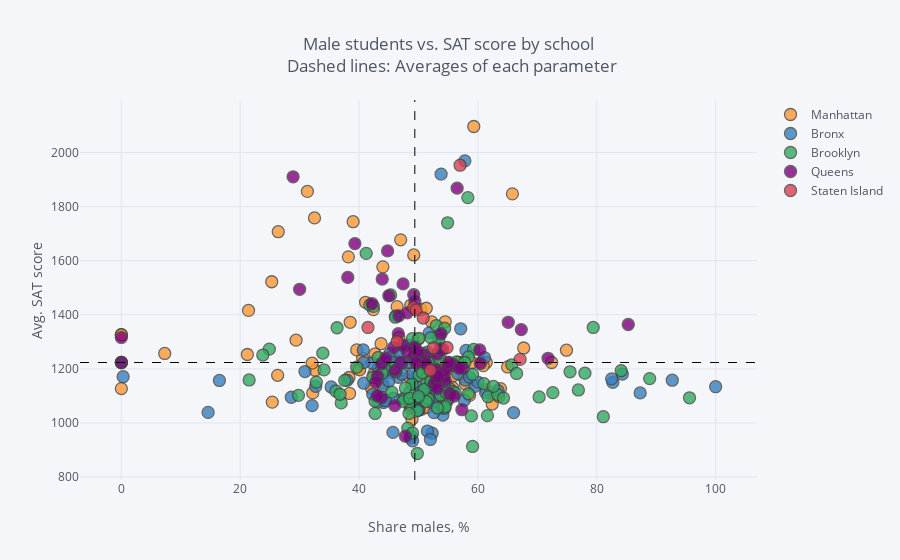

Source (notebook cell):
### Markdown cell above
1. These schools appears to be very selective liberal arts schools that have high academic standards.

2. Only Manhattan and Queens high schools have > 60% female and scored above 1400. Females in the remaining boroughs may have limited access to good education. If we reduced female  % to 50 and kept > 1400 SAT Scores, it would only return 4 more schools in Brooklyn. 

3. More than 50% of schools in Brooklyn and Bronx fall under the average SAT score (~1200).

### Code cell
combined.iplot(
        x='male_per',
        y='sat_score',
        categories='boro',
        text="SCHOOL NAME",
        vline= {"x":combined["male_per"].mean(),
                "color":"#000000",
                "dash": "dash"
               },
        hline={"y":combined["sat_score"].mean(),
               "color":"#000000",
               "dash": "dash"
              },
        xTitle='Share males, %',
        yTitle='Avg. SAT score',
        title='Male students vs. SAT score by school <br> Dashed lines: Averages of each parameter'
    )
print("Recommendation: Click the legend to view by boroughs")

### Figure 1 — Plotly figure (JSON) as saved in the notebook; plotly's stock layout.template omitted (floating-point values rounded to 4 significant figures)
{"data": [{"marker": {"color": "rgba(255, 153, 51, 1.0)", "line": {"width": 1.3}, "opacity": 0.8, "size": 12, "symbol": "circle"}, "mode": "markers", "name": "Manhattan", "text": ["HENRY STREET SCHOOL FOR INTERNATIONAL STUDIES", "UNIVERSITY NEIGHBORHOOD HIGH SCHOOL", "EAST SIDE COMMUNITY SCHOOL", "MARTA VALLE HIGH SCHOOL", "NEW EXPLORATIONS INTO SCIENCE, TECHNOLOGY AND MATH HIGH SCHOOL", "BARD HIGH SCHOOL EARLY COLLEGE", "47 THE AMERICAN SIGN LANGUAGE AND ENGLISH SECONDARY SCHOOL", "FOOD AND FINANCE HIGH SCHOOL", "ESSEX STREET ACADEMY", "HIGH SCHOOL OF HOSPITALITY MANAGEMENT", "PACE HIGH SCHOOL", "URBAN ASSEMBLY SCHOOL OF DESIGN AND CONSTRUCTION, THE", "FACING HISTORY SCHOOL, THE", "URBAN ASSEMBLY ACADEMY OF GOVERNMENT AND LAW, THE", "LOWER MANHATTAN ARTS ACADEMY", "URBAN ASSEMBLY SCHOOL OF BUSINESS FOR YOUNG WOMEN, THE", "GRAMERCY ARTS HIGH SCHOOL", "NYC ISCHOOL", "MANHATTAN BUSINESS ACADEMY", "BUSINESS OF SPORTS SCHOOL", "THE HIGH SCHOOL FOR LANGUAGE AND DIPLOMACY", "HIGH SCHOOL FOR ENVIRONMENTAL STUDIES", "PROFESSIONAL PERFORMING ARTS HIGH SCHOOL", "BARUCH COLLEGE CAMPUS HIGH SCHOOL", "N.Y.C. LAB SCHOOL FOR COLLABORATIVE STUDIES", "N.Y.C. MUSEUM SCHOOL", "ELEANOR ROOSEVELT HIGH SCHOOL", "MILLENNIUM HIGH SCHOOL", "LANDMARK HIGH SCHOOL", "HIGH SCHOOL FOR HEALTH PROFESSIONS AND HUMAN SERVICES", "LEADERSHIP AND PUBLIC SERVICE HIGH SCHOOL", "MANHATTAN ACADEMY FOR ARTS & LANGUAGE", "HUDSON HIGH SCHOOL OF LEARNING TECHNOLOGIES", "INTERNATIONAL HIGH SCHOOL AT UNION SQUARE", "MANHATTAN VILLAGE ACADEMY", "VANGUARD HIGH SCHOOL", "MANHATTAN INTERNATIONAL HIGH SCHOOL", "STUYVESANT HIGH SCHOOL", "HIGH SCHOOL OF ECONOMICS AND FINANCE", "UNITY CENTER FOR URBAN TECHNOLOGIES", "TALENT UNLIMITED HIGH SCHOOL", "MURRY BERGTRAUM HIGH SCHOOL FOR BUSINESS CAREERS", "JACQUELINE KENNEDY ONASSIS HIGH SCHOOL", "REPERTORY COMPANY HIGH SCHOOL FOR THEATRE ARTS", "MANHATTAN BRIDGES HIGH SCHOOL", "NEW DESIGN HIGH SCHOOL", "HIGH SCHOOL FOR DUAL LANGUAGE AND ASIAN STUDIES", "THE URBAN ASSEMBLY NEW YORK HARBOR SCHOOL", "RICHARD R. GREEN HIGH SCHOOL OF TEACHING", "THE HIGH SCHOOL OF FASHION INDUSTRIES", "HUMANITIES PREPARATORY ACADEMY", "CHELSEA CAREER AND TECHNICAL EDUCATION HIGH SCHOOL", "ART AND DESIGN HIGH SCHOOL", "LIFE SCIENCES SECONDARY SCHOOL", "HIGH SCHOOL FOR ARTS, IMAGINATION AND INQUIRY", "URBAN ASSEMBLY SCHOOL FOR MEDIA STUDIES, THE", "THE URBAN ASSEMBLY SCHOOL FOR GREEN CAREERS", "THE GLOBAL LEARNING COLLABORATIVE", "WADLEIGH SECONDARY SCHOOL FOR THE PERFORMING & VISUAL ARTS", "FRANK MCCOURT HIGH SCHOOL", "BEACON HIGH SCHOOL", "FIORELLO H. LAGUARDIA HIGH SCHOOL OF MUSIC & ART AND PERFORMING ARTS", "HIGH SCHOOL FOR LAW, ADVOCACY AND COMMUNITY JUSTICE", "HIGH SCHOOL OF ARTS AND TECHNOLOGY", "MANHATTAN / HUNTER SCIENCE HIGH SCHOOL", "FREDERICK DOUGLASS ACADEMY II SECONDARY SCHOOL", "COALITION SCHOOL FOR SOCIAL CHANGE", "MANHATTAN CENTER FOR SCIENCE AND MATHEMATICS", "PARK EAST HIGH SCHOOL", "CENTRAL PARK EAST HIGH SCHOOL", "YOUNG WOMEN'S LEADERSHIP SCHOOL", "YOUNG WOMEN'S LEADERSHIP SCHOOL", "HERITAGE SCHOOL, THE", "MOTT HALL HIGH SCHOOL", "COLUMBIA SECONDARY SCHOOL FOR MATH, SCIENCE, AND ENGINEERING", "ACADEMY FOR SOCIAL ACTION: A COLLEGE BOARD SCHOOL", "URBAN ASSEMBLY SCHOOL FOR THE PERFORMING ARTS", "FREDERICK DOUGLASS ACADEMY", "THURGOOD MARSHALL ACADEMY FOR LEARNING AND SOCIAL CHANGE", "HIGH SCHOOL FOR MATHEMATICS, SCIENCE AND ENGINEERING AT CITY COLLEGE", "CITY COLLEGE ACADEMY OF THE ARTS", "COMMUNITY HEALTH ACADEMY OF THE HEIGHTS", "WASHINGTON HEIGHTS EXPEDITIONARY LEARNING SCHOOL", "HIGH SCHOOL FOR EXCELLENCE AND INNOVATION", "HIGH SCHOOL FOR INTERNATIONAL BUSINESS AND FINANCE", "HIGH SCHOOL FOR MEDIA AND COMMUNICATIONS", "HIGH SCHOOL FOR LAW AND PUBLIC SERVICE", "HIGH SCHOOL FOR HEALTH CAREERS AND SCIENCES", "A. PHILIP RANDOLPH CAMPUS HIGH SCHOOL", "GREGORIO LUPERON HIGH SCHOOL FOR SCIENCE AND MATHEMATICS"], "textfont": {"color": "#4D5663"}, "type": "scatter", "x": [61.4, 57.4, 54.7, 46.3, 49.2, 31.3, 42.5, 45, 53.4, 32.2, 43.7, 74.9, 50.6, 43.9, 39.9, 0, 26.3, 48.7, 59, 72.4, 48, 50.4, 25.3, 44, 47, 42.4, 32.5, 38.2, 48.5, 29.4, 46.1, 54.9, 60.6, 61.4, 38.5, 46.2, 44.3, 59.3, 54.5, 62.4, 21.4, 49.1, 40.6, 21.2, 51.4, 38.3, 51.3, 60.9, 32.6, 7.3, 42.7, 65, 46.7, 51.6, 55.7, 57.9, 56.9, 51.4, 38.4, 46.6, 39, 26.4, 40.1, 67.7, 41.1, 54.2, 44.4, 46.4, 42.1, 32.1, 0, 0, 48.6, 53.5, 49.6, 48.7, 25.4, 52.2, 44.1, 65.8, 39.6, 52.3, 55.8, 52.8, 63.8, 63.5, 58.6, 52.7, 49.9, 48.9], "y": [1122, 1172, 1149, 1207, 1621, 1856, 1182, 1194, 1156, 1111, 1293, 1269, 1051, 1148, 1200, 1127, 1176, 1435, 1223.0, 1223.0, 1223.0, 1419, 1522, 1577, 1677, 1419, 1758, 1614, 1170, 1306, 1233, 1223.0, 1223.0, 1223.0, 1372, 1199, 1227, 2096, 1374, 1070, 1416, 1240, 1239, 1253, 1058, 1168, 1424, 1212, 1195, 1257, 1255, 1207, 1315, 1236, 1132, 1144, 1223.0, 1223.0, 1109, 1223.0, 1744, 1707, 1196, 1277, 1446, 1096, 1084, 1430, 1128, 1221, 1326, 1326, 1054, 1210, 1223.0, 1062, 1077, 1374, 1202, 1847, 1270, 1105, 1174, 1223.0, 1127, 1098, 1102, 1224, 1309, 1014]}, {"marker": {"color": "rgba(55, 128, 191, 1.0)", "line": {"width": 1.3}, "opacity": 0.8, "size": 12, "symbol": "circle"}, "mode": "markers", "name": "Bronx", "text": ["SOUTH BRONX PREPARATORY: A COLLEGE BOARD SCHOOL", "INTERNATIONAL COMMUNITY HIGH SCHOOL", "COMMUNITY SCHOOL FOR SOCIAL JUSTICE", "MOTT HAVEN VILLAGE PREPARATORY HIGH SCHOOL", "UNIVERSITY HEIGHTS SECONDARY SCHOOL", "HOSTOSsLINCOLN ACADEMY OF SCIENCE", "FOREIGN LANGUAGE ACADEMY OF GLOBAL STUDIES", "BRONX LEADERSHIP ACADEMY II HIGH SCHOOL", "NEW EXPLORERS HIGH SCHOOL", "URBAN ASSEMBLY SCHOOL FOR CAREERS IN SPORTS", "BRONX ACADEMY OF LETTERS", "ALFRED E. SMITH CAREER AND TECHNICAL EDUCATION HIGH SCHOOL", "HEALTH OPPORTUNITIES HIGH SCHOOL", "BRONX STUDIO SCHOOL FOR WRITERS AND ARTISTS", "WOMEN'S ACADEMY OF EXCELLENCE", "RENAISSANCE HIGH SCHOOL FOR MUSICAL THEATER & TECHNOLOGY", "PABLO NERUDA ACADEMY FOR ARCHITECTURE AND WORLD STUDIES", "MILLENNIUM ART ACADEMY", "HOLCOMBE L. RUCKER SCHOOL OF COMMUNITY RESEARCH", "ANTONIA PANTOJA PREPARATORY ACADEMY, A COLLEGE BOARD SCHOOL", "HERBERT H. LEHMAN HIGH SCHOOL", "BRONX BRIDGES HIGH SCHOOL", "FELISA RINCON DE GAUTIER INSTITUTE FOR LAW AND PUBLIC POLICY, THE", "BANANA KELLY HIGH SCHOOL", "BRONX EXPEDITIONARY LEARNING HIGH SCHOOL", "EAGLE ACADEMY FOR YOUNG MEN", "URBAN ASSEMBLY SCHOOL FOR APPLIED MATH AND SCIENCE, THE", "EXIMIUS COLLEGE PREPARATORY ACADEMY: A COLLEGE BOARD SCHOOL", "MOTT HALL BRONX HIGH SCHOOL", "BRONX CENTER FOR SCIENCE AND MATHEMATICS", "VALIDUS PREPARATORY ACADEMY: AN EXPEDITIONARY LEARNING SCHOOL", "LEADERSHIP INSTITUTE", "MORRIS ACADEMY FOR COLLABORATIVE STUDIES", "BRONX EARLY COLLEGE ACADEMY FOR TEACHING & LEARNING", "DREAMYARD PREPARATORY SCHOOL", "ACADEMY FOR LANGUAGE AND TECHNOLOGY", "BRONX INTERNATIONAL HIGH SCHOOL", "SCHOOL FOR EXCELLENCE", "BRONX HIGH SCHOOL OF BUSINESS", "BRONX HIGH SCHOOL FOR MEDICAL SCIENCE", "BRONX SCHOOL FOR LAW, GOVERNMENT AND JUSTICE", "FREDERICK DOUGLASS ACADEMY III SECONDARY SCHOOL", "BRONX LEADERSHIP ACADEMY HIGH SCHOOL", "HIGH SCHOOL FOR VIOLIN AND DANCE", "RIVERDALE / KINGSBRIDGE ACADEMY (MIDDLE SCHOOL / HIGH SCHOOL 141)", "BRONX ENGINEERING AND TECHNOLOGY ACADEMY", "THEATRE ARTS PRODUCTION COMPANY SCHOOL", "THE MARIE CURIE SCHOOL FOR MEDICINE, NURSING, AND HEALTH PROFESSIONS", "WEST BRONX ACADEMY FOR THE FUTURE", "KINGSBRIDGE INTERNATIONAL HIGH SCHOOL", "BRONX SCHOOL OF LAW AND FINANCE", "INTERNATIONAL SCHOOL FOR LIBERAL ARTS", "INsTECH ACADEMY (M.S. / HIGH SCHOOL 368)", "KNOWLEDGE AND POWER PREPARATORY ACADEMY INTERNATIONAL HIGH SCHOOL (KAPPA)", "HIGH SCHOOL FOR TEACHING AND THE PROFESSIONS", "BELMONT PREPARATORY HIGH SCHOOL", "FORDHAM HIGH SCHOOL FOR THE ARTS", "FORDHAM LEADERSHIP ACADEMY FOR BUSINESS AND TECHNOLOGY", "BRONX HIGH SCHOOL FOR LAW AND COMMUNITY SERVICE", "DEWITT CLINTON HIGH SCHOOL", "CELIA CRUZ BRONX HIGH SCHOOL OF MUSIC, THE", "BRONX HIGH SCHOOL OF SCIENCE", "MARBLE HILL HIGH SCHOOL FOR INTERNATIONAL STUDIES", "BRONX THEATRE HIGH SCHOOL", "DISCOVERY HIGH SCHOOL", "HIGH SCHOOL OF AMERICAN STUDIES AT LEHMAN COLLEGE", "BRONX HEALTH SCIENCES HIGH SCHOOL", "BRONX HIGH SCHOOL FOR WRITING AND COMMUNICATION ARTS", "BRONX LAB SCHOOL", "ACADEMY FOR SCHOLARSHIP AND ENTREPRENEURSHIP: A COLLEGE BOARD SCHOOL", "HIGH SCHOOL OF COMPUTERS AND TECHNOLOGY", "COLLEGIATE INSTITUTE FOR MATH AND SCIENCE", "BRONX ACADEMY OF HEALTH CAREERS", "ASTOR COLLEGIATE ACADEMY", "BRONX HIGH SCHOOL FOR THE VISUAL ARTS", "HARRY S TRUMAN HIGH SCHOOL", "NEW WORLD HIGH SCHOOL", "THE BRONXWOOD PREPARATORY ACADEMY", "PELHAM PREPARATORY ACADEMY", "HIGH SCHOOL FOR CONTEMPORARY ARTS", "BRONX AEROSPACE HIGH SCHOOL", "METROPOLITAN HIGH SCHOOL, THE", "EXPLORATIONS ACADEMY", "BRONX LATIN", "EAST BRONX ACADEMY FOR THE FUTURE", "PEACE AND DIVERSITY ACADEMY", "PAN AMERICAN INTERNATIONAL HIGH SCHOOL AT MONROE", "THE CINEMA SCHOOL", "BRONX CAREER AND COLLEGE PREPARATORY HIGH SCHOOL", "HIGH SCHOOL OF WORLD CULTURES", "FANNIE LOU HAMER FREEDOM HIGH SCHOOL", "WINGS ACADEMY", "MONROE ACADEMY FOR VISUAL ARTS & DESIGN"], "textfont": {"color": "#4D5663"}, "type": "scatter", "x": [47.4, 48.6, 49.2, 50.1, 43.2, 45.2, 45.3, 54, 57.7, 84.3, 44.5, 92.7, 28.6, 44, 0.3, 38, 66, 49.2, 49.2, 47, 61.1, 52.3, 43, 49.9, 50.1, 100, 49.3, 46.6, 45.8, 46.2, 44.1, 52.2, 53.8, 48.5, 44.1, 48.8, 45.7, 52.3, 54.9, 42.2, 45.9, 51.5, 43.3, 14.6, 51.8, 82.7, 30.9, 16.5, 57.9, 52.3, 56.6, 49, 48.9, 47.2, 42.3, 47.2, 43.2, 63.4, 44.4, 51.1, 40.7, 57.8, 46.7, 32.1, 52.4, 53.8, 35.3, 40.8, 59.5, 52, 87.3, 57.1, 32.7, 58.6, 58, 60, 50, 61.3, 48.1, 55.3, 82.5, 54, 50.8, 49.8, 53, 45, 51.5, 40.8, 44.3, 52, 54.1, 53.7, 52.6], "y": [1090, 945, 1077, 1097, 1201, 1257, 1186, 1103, 1084, 1181, 1201, 1158, 1095, 1223.0, 1171, 1158, 1038, 1164, 1084, 1223.0, 1241, 1223.0, 1099, 1131, 1049, 1134, 1290, 1169, 1092, 1396, 1075, 1081, 1148, 1223.0, 1138, 951, 965, 1074, 1083, 1221, 1224, 1121, 1166, 1039, 1333, 1150, 1190, 1157, 1158, 962, 1182, 934, 1181, 1180, 1106, 1222, 1077, 1119, 1082, 1255, 1270, 1969, 1263, 1064, 1115, 1920, 1133, 1147, 1135, 1141, 1111, 1348, 1135, 1169, 1268, 1151, 1048, 1112, 1288, 1126, 1163, 1055, 1122, 1251, 1102, 1155, 970, 1223.0, 1223.0, 939, 1029, 1114, 1038]}, {"marker": {"color": "rgba(50, 171, 96, 1.0)", "line": {"width": 1.3}, "opacity": 0.8, "size": 12, "symbol": "circle"}, "mode": "markers", "name": "Brooklyn", "text": ["DR. SUSAN S. MCKINNEY SECONDARY SCHOOL OF THE ARTS", "URBAN ASSEMBLY HIGH SCHOOL OF MUSIC AND ART", "BROOKLYN COMMUNITY HIGH SCHOOL OF COMMUNICATION, ARTS AND MEDIA", "SCIENCE SKILLS CENTER HIGH SCHOOL FOR SCIENCE, TECHNOLOGY AND THE CREATIVE ARTS", "BROOKLYN TECHNICAL HIGH SCHOOL", "BROOKLYN INTERNATIONAL HIGH SCHOOL", "THE URBAN ASSEMBLY SCHOOL FOR LAW AND JUSTICE", "ACORN COMMUNITY HIGH SCHOOL", "URBAN ASSEMBLY INSTITUTE OF MATH AND SCIENCE FOR YOUNG WOMEN", "BEDFORD ACADEMY HIGH SCHOOL", "GEORGE WESTINGHOUSE CAREER AND TECHNICAL EDUCATION HIGH SCHOOL", "BENJAMIN BANNEKER ACADEMY", "CITY POLYTECHNIC HIGH SCHOOL OF ENGINEERING, ARCHITECTURE, AND TECHNOLOGY", "JUAN MOREL CAMPOS SECONDARY SCHOOL", "FOUNDATIONS ACADEMY", "BROOKLYN LATIN SCHOOL, THE", "GREEN SCHOOL: AN ACADEMY FOR ENVIRONMENTAL CAREERS", "PROGRESS HIGH SCHOOL FOR PROFESSIONAL CAREERS", "SCHOOL FOR LEGAL STUDIES", "THE HIGH SCHOOL FOR ENTERPRISE, BUSINESS AND TECHNOLOGY", "BROOKLYN PREPARATORY HIGH SCHOOL", "WILLIAMSBURG HIGH SCHOOL FOR ARCHITECTURE AND DESIGN", "WILLIAMSBURG PREPARATORY SCHOOL", "LYONS COMMUNITY SCHOOL", "AUTOMOTIVE HIGH SCHOOL", "FRANCES PERKINS ACADEMY", "EL PUENTE ACADEMY FOR PEACE AND JUSTICE", "BROOKLYN SCHOOL FOR GLOBAL STUDIES", "BROOKLYN SECONDARY SCHOOL FOR COLLABORATIVE STUDIES", "SECONDARY SCHOOL FOR LAW", "SECONDARY SCHOOL FOR JOURNALISM", "PARK SLOPE COLLEGIATE", "SCHOOL FOR INTERNATIONAL STUDIES", "COBBLE HILL SCHOOL OF AMERICAN STUDIES", "BROOKLYN HIGH SCHOOL OF THE ARTS", "SUNSET PARK HIGH SCHOOL", "FREDERICK DOUGLASS ACADEMY IV SECONDARY SCHOOL", "BOYS AND GIRLS HIGH SCHOOL", "BROOKLYN HIGH SCHOOL FOR LAW AND TECHNOLOGY", "THE BROOKLYN ACADEMY OF GLOBAL FINANCE", "ACADEMY FOR COLLEGE PREPARATION AND CAREER EXPLORATION: A COLLEGE BOARD SCHOOL", "ACADEMY OF HOSPITALITY AND TOURISM", "INTERNATIONAL HIGH SCHOOL AT PROSPECT HEIGHTS", "THE HIGH SCHOOL FOR GLOBAL CITIZENSHIP", "SCHOOL FOR HUMAN RIGHTS, THE", "SCHOOL FOR DEMOCRACY AND LEADERSHIP", "HIGH SCHOOL FOR YOUTH AND COMMUNITY DEVELOPMENT AT ERASMUS", "HIGH SCHOOL FOR SERVICE & LEARNING AT ERASMUS", "SCIENCE, TECHNOLOGY AND RESEARCH EARLY COLLEGE HIGH SCHOOL AT ERASMUS", "HIGH SCHOOL FOR PUBLIC SERVICE: HEROES OF TOMORROW", "BROOKLYN ACADEMY OF SCIENCE AND THE ENVIRONMENT", "BROOKLYN SCHOOL FOR MUSIC & THEATRE", "MEDGAR EVERS COLLEGE PREPARATORY SCHOOL", "CLARA BARTON HIGH SCHOOL", "IT TAKES A VILLAGE ACADEMY", "BROOKLYN GENERATION SCHOOL", "BROOKLYN THEATRE ARTS HIGH SCHOOL", "KURT HAHN EXPEDITIONARY LEARNING SCHOOL", "VICTORY COLLEGIATE HIGH SCHOOL", "ARTS & MEDIA PREPARATORY ACADEMY", "HIGH SCHOOL FOR INNOVATION IN ADVERTISING AND MEDIA", "CULTURAL ACADEMY FOR THE ARTS AND SCIENCES", "HIGH SCHOOL FOR MEDICAL PROFESSIONS", "ACADEMY FOR CONSERVATION AND THE ENVIRONMENT", "URBAN ACTION ACADEMY", "EAST NEW YORK FAMILY ACADEMY", "FDNY HIGH SCHOOL FOR FIRE AND LIFE SAFETY", "HIGH SCHOOL FOR CIVIL RIGHTS", "PERFORMING ARTS AND TECHNOLOGY HIGH SCHOOL", "WORLD ACADEMY FOR TOTAL COMMUNITY HEALTH HIGH SCHOOL", "MULTICULTURAL HIGH SCHOOL", "TRANSIT TECH CAREER AND TECHNICAL EDUCATION HIGH SCHOOL", "ACADEMY OF INNOVATIVE TECHNOLOGY", "BROOKLYN LAB SCHOOL", "CYPRESS HILLS COLLEGIATE PREPARATORY SCHOOL", "W. H. MAXWELL CAREER AND TECHNICAL EDUCATION HIGH SCHOOL", "THE SCHOOL FOR CLASSICS: AN ACADEMY OF THINKERS, WRITERS AND PERFORMERS", "NEW UTRECHT HIGH SCHOOL", "HIGH SCHOOL OF TELECOMMUNICATION ARTS AND TECHNOLOGY", "FORT HAMILTON HIGH SCHOOL", "FRANKLIN DELANO ROOSEVELT HIGH SCHOOL", "THE URBAN ASSEMBLY SCHOOL FOR CRIMINAL JUSTICE", "INTERNATIONAL HIGH SCHOOL AT LAFAYETTE", "RACHEL CARSON HIGH SCHOOL FOR COASTAL STUDIES", "HIGH SCHOOL OF SPORTS MANAGEMENT", "ABRAHAM LINCOLN HIGH SCHOOL", "KINGSBOROUGH EARLY COLLEGE SCHOOL", "EDWARD R. MURROW HIGH SCHOOL", "JOHN DEWEY HIGH SCHOOL", "LIFE ACADEMY HIGH SCHOOL FOR FILM AND MUSIC", "EXPEDITIONARY LEARNING SCHOOL FOR COMMUNITY LEADERS", "WILLIAM E. GRADY CAREER AND TECHNICAL EDUCATION HIGH SCHOOL", "BROOKLYN STUDIO SECONDARY SCHOOL", "MIDWOOD HIGH SCHOOL", "JAMES MADISON HIGH SCHOOL", "LEON M. GOLDSTEIN HIGH SCHOOL FOR THE SCIENCES", "BROOKLYN COLLEGE ACADEMY", "BROOKLYN COLLEGIATE: A COLLEGE BOARD SCHOOL", "FREDERICK DOUGLASS ACADEMY VII HIGH SCHOOL", "TEACHERS PREPARATORY HIGH SCHOOL", "ACADEMY FOR ENVIRONMENTAL LEADERSHIP", "EBC HIGH SCHOOL FOR PUBLIC SERVICE–BUSHWICK", "BUSHWICK SCHOOL FOR SOCIAL JUSTICE", "ACADEMY OF URBAN PLANNING", "ALL CITY LEADERSHIP SECONDARY SCHOOL", "BUSHWICK LEADERS HIGH SCHOOL FOR ACADEMIC EXCELLENCE"], "textfont": {"color": "#4D5663"}, "type": "scatter", "x": [37, 42.7, 45.5, 56.1, 58.3, 48.2, 39.6, 55.8, 0, 49, 75.5, 46.1, 79.4, 54.7, 56.7, 54.9, 46.2, 48.5, 45.8, 65.7, 47.7, 72.6, 51, 53.7, 95.6, 76.9, 42.7, 56.2, 59.1, 44.2, 42.3, 52.8, 50.8, 43.9, 33.9, 50.7, 48.7, 61.7, 51.6, 51.6, 53.8, 49.8, 59.1, 50.1, 51.6, 52, 61.6, 63.3, 53, 24.9, 54.4, 32.8, 41.8, 23.8, 49, 61, 36.1, 64.3, 48.9, 47.4, 66.5, 51.5, 21.5, 54.7, 62.6, 43.2, 81.1, 54.4, 51.4, 36.8, 49.8, 84.1, 70.3, 58.4, 47.8, 29.8, 37.6, 59.3, 53.5, 53.4, 58.4, 0, 58.9, 53.6, 88.9, 56.4, 57.8, 42.4, 51.5, 51, 51.3, 78, 50.1, 45.3, 54.4, 41.2, 36.3, 50.7, 48.5, 34.1, 50, 52.1, 48.4, 54.5, 52.1, 53.2], "y": [1074, 1080, 1114, 1211, 1833, 981, 1206, 1116, 1223.0, 1312, 1189, 1391, 1353, 1085, 1223.0, 1740, 1189, 1114, 1204, 1215, 1090, 1112, 1187, 1103, 1093, 1122, 1035, 1111, 1179, 1203, 1169, 1175, 1212, 1185, 1258, 1223.0, 1068, 1097, 1092, 1223.0, 1139, 1045, 913, 1176, 1088, 1153, 1027, 1105, 1360, 1273, 1143, 1151, 1436, 1251, 963, 1145, 1118, 1092, 1143, 1080, 1183, 1169, 1159, 1111, 1135, 1242, 1023, 1054, 1149, 1106, 887, 1193, 1096, 1108, 1129, 1102, 1157, 1272, 1323, 1306, 1244, 1223.0, 1026, 1237, 1164, 1226, 1223.0, 1431, 1262, 1124, 1079, 1184, 1313, 1473, 1350, 1627, 1352, 1185, 1091, 1196, 1098, 1154, 1035, 1060, 1315, 1055]}, {"marker": {"color": "rgba(128, 0, 128, 1.0)", "line": {"width": 1.3}, "opacity": 0.8, "size": 12, "symbol": "circle"}, "mode": "markers", "name": "Queens", "text": ["ACADEMY OF FINANCE AND ENTERPRISE", "HIGH SCHOOL OF APPLIED COMMUNICATION", "CIVIC LEADERSHIP ACADEMY", "PAN AMERICAN INTERNATIONAL HIGH SCHOOL", "BARD HIGH SCHOOL EARLY COLLEGE II", "NEWTOWN HIGH SCHOOL", "GROVER CLEVELAND HIGH SCHOOL", "MIDDLE COLLEGE HIGH SCHOOL AT LAGUARDIA COMMUNITY COLLEGE", "INTERNATIONAL HIGH SCHOOL AT LAGUARDIA COMMUNITY COLLEGE", "HIGH SCHOOL FOR ARTS AND BUSINESS", "ROBERT F. WAGNER, JR. SECONDARY SCHOOL FOR ARTS AND TECHNOLOGY", "QUEENS VOCATIONAL AND TECHNICAL HIGH SCHOOL", "AVIATION CAREER & TECHNICAL EDUCATION HIGH SCHOOL", "QUEENS SCHOOL OF INQUIRY, THE", "FLUSHING INTERNATIONAL HIGH SCHOOL", "EASTsWEST SCHOOL OF INTERNATIONAL STUDIES", "WORLD JOURNALISM PREPARATORY: A COLLEGE BOARD SCHOOL", "JOHN BOWNE HIGH SCHOOL", "FLUSHING HIGH SCHOOL", "TOWNSEND HARRIS HIGH SCHOOL", "ROBERT F. KENNEDY COMMUNITY HIGH SCHOOL", "BENJAMIN N. CARDOZO HIGH SCHOOL", "FRANCIS LEWIS HIGH SCHOOL", "MARTIN VAN BUREN HIGH SCHOOL", "BAYSIDE HIGH SCHOOL", "QUEENS HIGH SCHOOL OF TEACHING, LIBERAL ARTS AND THE SCIENCES", "FREDERICK DOUGLASS ACADEMY VI HIGH SCHOOL", "CHANNEL VIEW SCHOOL FOR RESEARCH", "QUEENS HIGH SCHOOL FOR INFORMATION, RESEARCH, AND TECHNOLOGY", "ROBERT H. GODDARD HIGH SCHOOL OF COMMUNICATION ARTS AND TECHNOLOGY", "ACADEMY OF MEDICAL TECHNOLOGY: A COLLEGE BOARD SCHOOL", "SCHOLARS' ACADEMY", "AUGUST MARTIN HIGH SCHOOL", "RICHMOND HILL HIGH SCHOOL", "JOHN ADAMS HIGH SCHOOL", "HIGH SCHOOL FOR CONSTRUCTION TRADES, ENGINEERING AND ARCHITECTURE", "YORK EARLY COLLEGE ACADEMY", "QUEENS COLLEGIATE: A COLLEGE BOARD SCHOOL", "HILLSIDE ARTS & LETTERS ACADEMY", "FOREST HILLS HIGH SCHOOL", "HILLCREST HIGH SCHOOL", "THOMAS A. EDISON CAREER AND TECHNICAL EDUCATION HIGH SCHOOL", "QUEENS GATEWAY TO HEALTH SCIENCES SECONDARY SCHOOL", "QUEENS METROPOLITAN HIGH SCHOOL", "QUEENS HIGH SCHOOL FOR THE SCIENCES AT YORK COLLEGE", "HIGH SCHOOL FOR LAW ENFORCEMENT AND PUBLIC SAFETY", "YOUNG WOMEN'S LEADERSHIP SCHOOL, QUEENS", "QUEENS PREPARATORY ACADEMY", "PATHWAYS COLLEGE PREPARATORY SCHOOL: A COLLEGE BOARD SCHOOL", "EXCELSIOR PREPARATORY HIGH SCHOOL", "GEORGE WASHINGTON CARVER HIGH SCHOOL FOR THE SCIENCES", "PREPARATORY ACADEMY FOR WRITERS: A COLLEGE BOARD SCHOOL", "CAMBRIA HEIGHTS ACADEMY", "MATHEMATICS, SCIENCE RESEARCH AND TECHNOLOGY MAGNET HIGH SCHOOL", "HUMANITIES & ARTS MAGNET HIGH SCHOOL", "YOUNG WOMEN'S LEADERSHIP SCHOOL, ASTORIA", "ACADEMY FOR CAREERS IN TELEVISION AND FILM", "WILLIAM CULLEN BRYANT HIGH SCHOOL", "LONG ISLAND CITY HIGH SCHOOL", "FRANK SINATRA SCHOOL OF THE ARTS HIGH SCHOOL", "INFORMATION TECHNOLOGY HIGH SCHOOL", "NEWCOMERS HIGH SCHOOL", "ACADEMY OF AMERICAN STUDIES", "BACCALAUREATE SCHOOL FOR GLOBAL EDUCATION"], "textfont": {"color": "#4D5663"}, "type": "scatter", "x": [49.3, 43.8, 44.5, 47.8, 39.3, 57.5, 55, 52.9, 46, 43.1, 46.6, 60.3, 85.3, 46.7, 57.3, 54.1, 42.2, 49.2, 55.8, 28.9, 53.8, 47.4, 49.2, 54.3, 49.4, 45.8, 52.6, 51.1, 54.5, 48.1, 43.8, 43.9, 55.2, 53, 54.5, 67.3, 51.1, 49.9, 47, 48.1, 46.1, 65.1, 38.1, 49.6, 56.5, 53, 0, 56, 53.3, 56.9, 47.3, 43.1, 55.1, 60.4, 42.8, 0, 53.2, 53.7, 51.3, 30, 71.8, 53.2, 45, 44.8], "y": [1280, 1219, 1240, 951, 1663, 1203, 1211, 1177, 1064, 1174, 1330, 1270, 1364, 1396, 1049, 1271, 1441, 1243, 1216, 1910, 1330, 1514, 1474, 1172, 1449, 1279, 1145, 1252, 1156, 1265, 1094, 1532, 1108, 1154, 1192, 1345, 1223.0, 1265, 1223.0, 1407, 1194, 1372, 1538, 1223.0, 1868, 1196, 1316, 1099, 1173, 1202, 1287, 1100, 1223.0, 1220, 1151, 1223.0, 1255, 1275, 1218, 1494, 1239, 1127, 1470, 1636]}, {"marker": {"color": "rgba(219, 64, 82, 1.0)", "line": {"width": 1.3}, "opacity": 0.8, "size": 12, "symbol": "circle"}, "mode": "markers", "name": "Staten Island", "text": ["CSI HIGH SCHOOL FOR INTERNATIONAL STUDIES", "GAYNOR MCCOWN EXPEDITIONARY LEARNING SCHOOL", "THE MICHAEL J. PETRIDES SCHOOL", "NEW DORP HIGH SCHOOL", "PORT RICHMOND HIGH SCHOOL", "CURTIS HIGH SCHOOL", "TOTTENVILLE HIGH SCHOOL", "SUSAN E. WAGNER HIGH SCHOOL", "RALPH R. MCKEE CAREER AND TECHNICAL EDUCATION HIGH SCHOOL", "STATEN ISLAND TECHNICAL HIGH SCHOOL"], "textfont": {"color": "#4D5663"}, "type": "scatter", "x": [41.5, 52, 49.2, 52.5, 54.8, 46.4, 49.6, 50.8, 67.1, 57], "y": [1353, 1195, 1426, 1277, 1279, 1301, 1418, 1388, 1235, 1953]}], "layout": {"legend": {"bgcolor": "#F5F6F9", "font": {"color": "#4D5663"}}, "paper_bgcolor": "#F5F6F9", "plot_bgcolor": "#F5F6F9", "shapes": [{"line": {"color": "#000000", "dash": "dash", "width": 1}, "type": "line", "x0": 0, "x1": 1, "xref": "paper", "y0": 1223.0, "y1": 1223.0, "yref": "y"}, {"line": {"color": "#000000", "dash": "dash", "width": 1}, "type": "line", "x0": 49.38, "x1": 49.38, "xref": "x", "y0": 0, "y1": 1, "yref": "paper"}], "title": "Male students vs. SAT score by school <br> Dashed lines: Averages of each parameter", "titlefont": {"color": "#4D5663"}, "xaxis": {"gridcolor": "#E1E5ED", "showgrid": true, "tickfont": {"color": "#4D5663"}, "title": "Share males, %", "titlefont": {"color": "#4D5663"}, "zerolinecolor": "#E1E5ED"}, "yaxis": {"gridcolor": "#E1E5ED", "showgrid": true, "tickfont": {"color": "#4D5663"}, "title": "Avg. SAT score", "titlefont": {"color": "#4D5663"}, "zerolinecolor": "#E1E5ED"}}}
